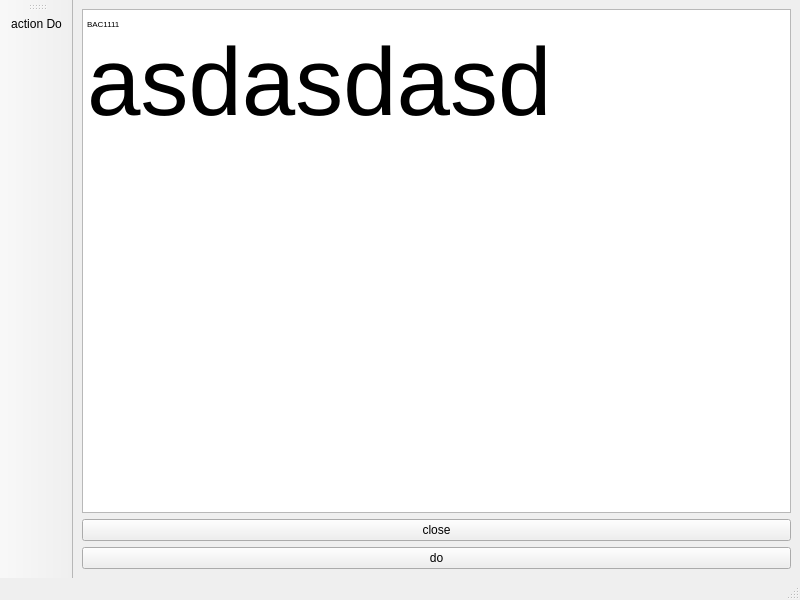
<?xml version="1.0" encoding="UTF-8"?>
<ui version="4.0">
 <class>MainWindow</class>
 <widget class="QMainWindow" name="MainWindow">
  <property name="geometry">
   <rect>
    <x>0</x>
    <y>0</y>
    <width>800</width>
    <height>600</height>
   </rect>
  </property>
  <property name="windowTitle">
   <string>MainWindow</string>
  </property>
  <widget class="QWidget" name="centralwidget">
   <layout class="QVBoxLayout" name="verticalLayout">
    <item>
     <widget class="QTextBrowser" name="textBrowser">
      <property name="html">
       <string>&lt;!DOCTYPE HTML PUBLIC &quot;-//W3C//DTD HTML 4.0//EN&quot; &quot;http://www.w3.org/TR/REC-html40/strict.dtd&quot;&gt;
&lt;html&gt;&lt;head&gt;&lt;meta name=&quot;qrichtext&quot; content=&quot;1&quot; /&gt;&lt;style type=&quot;text/css&quot;&gt;
p, li { white-space: pre-wrap; }
&lt;/style&gt;&lt;/head&gt;&lt;body style=&quot; font-family:'PMingLiU'; font-size:9pt; font-weight:400; font-style:normal;&quot;&gt;
&lt;p style=&quot; margin-top:0px; margin-bottom:0px; margin-left:0px; margin-right:0px; -qt-block-indent:0; text-indent:0px;&quot;&gt;&lt;span style=&quot; vertical-align:sub;&quot;&gt;BAC1111&lt;/span&gt;&lt;/p&gt;
&lt;p style=&quot; margin-top:0px; margin-bottom:0px; margin-left:0px; margin-right:0px; -qt-block-indent:0; text-indent:0px;&quot;&gt;&lt;span style=&quot; font-size:72pt;&quot;&gt;asdasdasd&lt;/span&gt;&lt;/p&gt;&lt;/body&gt;&lt;/html&gt;</string>
      </property>
     </widget>
    </item>
    <item>
     <widget class="QPushButton" name="pushButton2">
      <property name="text">
       <string>close</string>
      </property>
     </widget>
    </item>
    <item>
     <widget class="QPushButton" name="pushButton">
      <property name="text">
       <string>do</string>
      </property>
     </widget>
    </item>
   </layout>
  </widget>
  <widget class="QMenuBar" name="menubar">
   <property name="geometry">
    <rect>
     <x>0</x>
     <y>0</y>
     <width>800</width>
     <height>21</height>
    </rect>
   </property>
  </widget>
  <widget class="QStatusBar" name="statusbar"/>
  <widget class="QToolBar" name="toolBar">
   <property name="windowTitle">
    <string>toolBar</string>
   </property>
   <attribute name="toolBarArea">
    <enum>LeftToolBarArea</enum>
   </attribute>
   <attribute name="toolBarBreak">
    <bool>false</bool>
   </attribute>
   <addaction name="actionDo"/>
  </widget>
  <action name="actionDo">
   <property name="icon">
    <iconset>
     <normaloff>C:/Qt/Examples/Qt-5.15.2/widgets/tutorials/notepad/images/pencil.png</normaloff>../../../../../Qt/Examples/Qt-5.15.2/widgets/tutorials/notepad/images/pencil.png</iconset>
   </property>
   <property name="text">
    <string>action Do</string>
   </property>
   <property name="toolTip">
    <string>&lt;html&gt;&lt;head/&gt;&lt;body&gt;&lt;p&gt;&lt;span style=&quot; font-weight:600;&quot;&gt;4454&lt;/span&gt;&lt;/p&gt;&lt;/body&gt;&lt;/html&gt;</string>
   </property>
  </action>
 </widget>
 <resources/>
 <connections/>
</ui>
